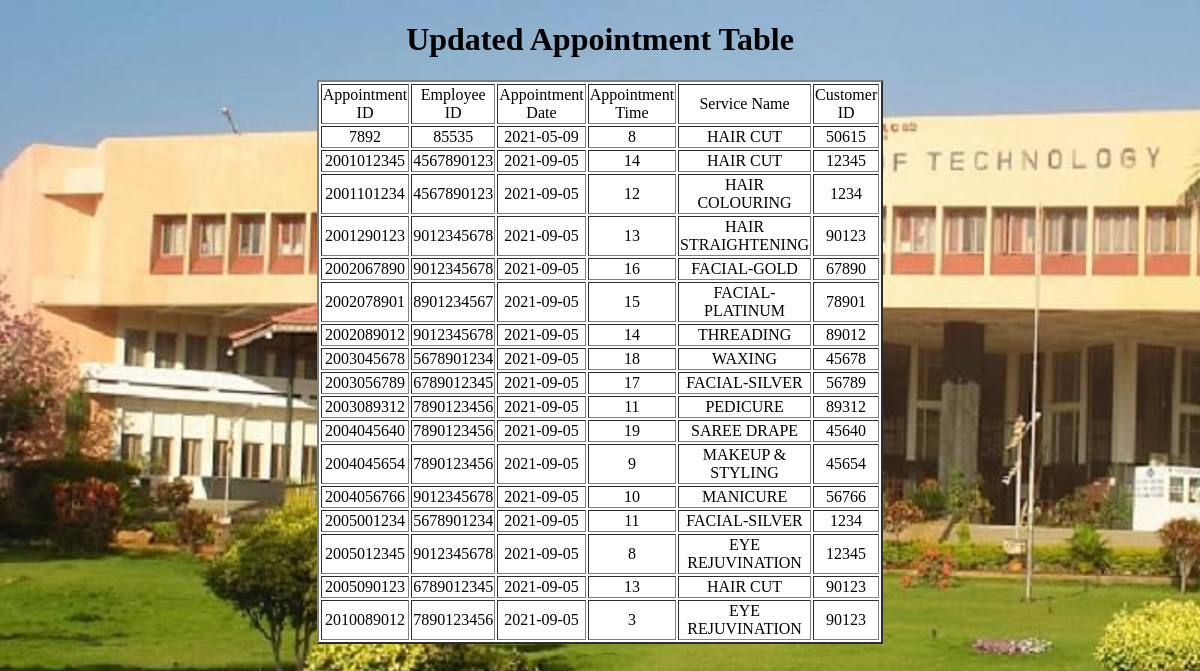
/appointment_details.php, run on the app's committed database.
### tables this page shows
CREATE TABLE `appointment` (
  `E_ID` bigint(20) DEFAULT NULL,
  `APP_ID` bigint(10) NOT NULL,
  `APP_DATE` date DEFAULT NULL,
  `APP_TIME` bigint(2) DEFAULT NULL,
  `SER_NAME` varchar(20) DEFAULT NULL,
  `AC_ID` bigint(10) DEFAULT NULL
);

### appointment_details.php (the view, shortened to what this page needs)
<!DOCTYPE html>
<html>
    <head>
    </head>
    <body>
        <div align="center">
            <h1>Updated Appointment Table  </h1>
             <table border="2" style="width:40%; float:center; background-color:#FFFFFF";>
            <tr>
                <td align="center">Appointment ID</td>
                <td align="center">Employee ID</td>
                <td align="center">Appointment Date</td>
                <td align="center">Appointment Time</td>
                <td align="center">Service Name</td>
                <td align="center">Customer ID</td>
            </tr>
                <?php
			$db = mysqli_connect("localhost","root","","mydatabase");
			$query = mysqli_query($db,"SELECT * FROM appointment; ");
			while ($row = mysqli_fetch_assoc($query))
			{
				echo "<tr>";
				echo '<td align="center">'.$row['APP_ID']."</td>";
				echo '<td align="center">'.$row['E_ID']."</td>";
				echo '<td align="center">'.$row['APP_DATE']."</td>";
                echo '<td align="center">'.$row['APP_TIME']."</td>";
                echo '<td align="center">'.$row['SER_NAME']."</td>";
                echo '<td align="center">'.$row['AC_ID']."</td>";
                echo "</tr>";
			}
		?>
            </table>
            </div>
    </body>
</html>

### appointment_details.php (style rules this page uses)
body { background-image: url(images/1486213969B1.jpg) ,url(images/download.png ) ; background-repeat: no-repeat; background-size: 1500px 900px; background-blend-mode:lighten; opacity: 1; }

### data on the page
appointment: APP_ID "7892", E_ID "85535", APP_DATE "2021-05-09", APP_TIME "8", SER_NAME "HAIR CUT", AC_ID "50615"
appointment: APP_ID "2001012345", E_ID "4567890123", APP_DATE "2021-09-05", APP_TIME "14", SER_NAME "HAIR CUT", AC_ID "12345"
appointment: APP_ID "2001101234", E_ID "4567890123", APP_DATE "2021-09-05", APP_TIME "12", SER_NAME "HAIR COLOURING", AC_ID "1234"
appointment: APP_ID "2001290123", E_ID "9012345678", APP_DATE "2021-09-05", APP_TIME "13", SER_NAME "HAIR STRAIGHTENING", AC_ID "90123"
appointment: APP_ID "2002067890", E_ID "9012345678", APP_DATE "2021-09-05", APP_TIME "16", SER_NAME "FACIAL-GOLD", AC_ID "67890"
appointment: APP_ID "2002078901", E_ID "8901234567", APP_DATE "2021-09-05", APP_TIME "15", SER_NAME "FACIAL-PLATINUM", AC_ID "78901"
appointment: APP_ID "2002089012", E_ID "9012345678", APP_DATE "2021-09-05", APP_TIME "14", SER_NAME "THREADING", AC_ID "89012"
appointment: APP_ID "2003045678", E_ID "5678901234", APP_DATE "2021-09-05", APP_TIME "18", SER_NAME "WAXING", AC_ID "45678"
appointment: APP_ID "2003056789", E_ID "6789012345", APP_DATE "2021-09-05", APP_TIME "17", SER_NAME "FACIAL-SILVER", AC_ID "56789"
appointment: APP_ID "2003089312", E_ID "7890123456", APP_DATE "2021-09-05", APP_TIME "11", SER_NAME "PEDICURE", AC_ID "89312"
appointment: APP_ID "2004045640", E_ID "7890123456", APP_DATE "2021-09-05", APP_TIME "19", SER_NAME "SAREE DRAPE", AC_ID "45640"
appointment: APP_ID "2004045654", E_ID "7890123456", APP_DATE "2021-09-05", APP_TIME "9", SER_NAME "MAKEUP & STYLING", AC_ID "45654"
appointment: APP_ID "2004056766", E_ID "9012345678", APP_DATE "2021-09-05", APP_TIME "10", SER_NAME "MANICURE", AC_ID "56766"
appointment: APP_ID "2005001234", E_ID "5678901234", APP_DATE "2021-09-05", APP_TIME "11", SER_NAME "FACIAL-SILVER", AC_ID "1234"
appointment: APP_ID "2005012345", E_ID "9012345678", APP_DATE "2021-09-05", APP_TIME "8", SER_NAME "EYE REJUVINATION", AC_ID "12345"
appointment: APP_ID "2005090123", E_ID "6789012345", APP_DATE "2021-09-05", APP_TIME "13", SER_NAME "HAIR CUT", AC_ID "90123"
appointment: APP_ID "2010089012", E_ID "7890123456", APP_DATE "2021-09-05", APP_TIME "3", SER_NAME "EYE REJUVINATION", AC_ID "90123"
